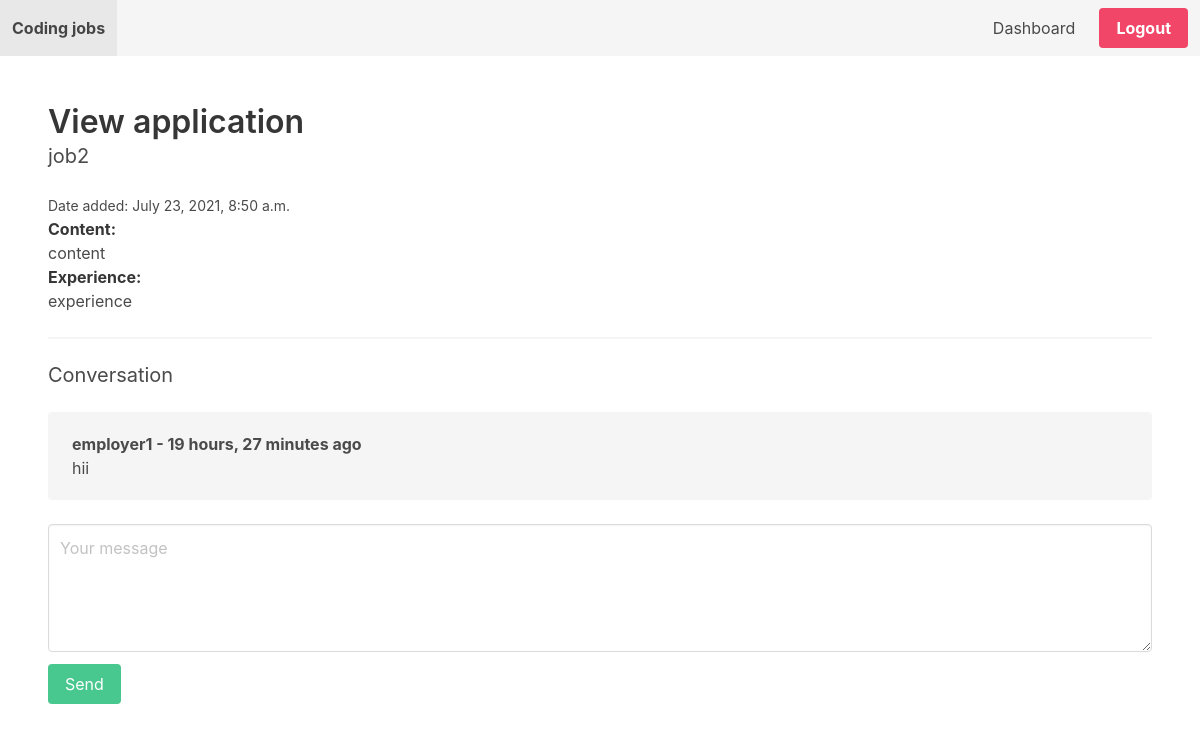
/dashboard/application/2/ (signed in), run on the app's committed database.
### job/models.py (models this page shows, shortened)
class Application(models.Model):
    job = models.ForeignKey(Job, related_name='applications', on_delete=models.CASCADE)
    content = models.TextField()
    experience = models.TextField()
    created_by = models.ForeignKey(User, related_name='applications', on_delete=models.CASCADE)
    created_at = models.DateTimeField(auto_now_add=True)

class Job(models.Model):
    title = models.CharField(max_length=100)
    short_description = models.TextField()
    long_description = models.TextField(blank=True, null=True)
    created_by = models.ForeignKey(User, related_name='jobs', on_delete=models.CASCADE)
    created_at = models.DateTimeField(auto_now_add=True)
    changed_at = models.DateTimeField(auto_now=True)

### user_profile/models.py (models this page shows)
class ConversationMessage(models.Model):
    application = models.ForeignKey(Application, related_name='conversationmessage', on_delete=models.CASCADE)
    content = models.TextField()
    created_by = models.ForeignKey(User, related_name='conversationmessage', on_delete=models.CASCADE)
    created_at = models.DateTimeField(auto_now_add=True)
    class Meta:
        ordering = ['created_at']

### user_profile/views.py (the view)
# urls.py: path('application/<int:application_id>/', view_application, name='view_application'),
@login_required
def view_application(request, application_id):
    if request.user.userprofile.is_employer:
        application = get_object_or_404(Application, pk=application_id, job__created_by=request.user)
    else:
        application = get_object_or_404(Application, pk=application_id, created_by=request.user)
    if request.method == 'POST':
        content = request.POST.get('content')
        if content:
            conversationmessage = ConversationMessage.objects.create(application=application, content=content,
                                                                     created_by=request.user)
            return redirect('view_application', application_id=application_id)
    return render(request, 'userprofile/view_application.html', {'application': application})

### templates/userprofile/view_application.html (shortened to what this page needs)
{% extends 'core/base.html' %}
{% block content %}
    <h1 class="title">View application</h1>
    <h2 class="subtitle">{{ application.job.title }}</h2>
    <small>Date added: {{ application.created_at }}</small>
    <p><strong>Content: </strong><br>{{ application.content }}</p>
    <p><strong>Experience: </strong><br>{{ application.experience }}</p>
    <hr>
    <h2 class="subtitle">Conversation</h2>
    {% for message in application.conversationmessage.all %}
        <div class="notification">
            <b>{{ message.created_by.username }} - {{ message.created_at|timesince }} ago</b><br>
            {{ message.content }}
        </div>
    {% empty %}
        <p>No messages yet...</p>
        <hr>
    {% endfor %}
    <form method="post" action=".">
        <div class="field">
            <div class="control">
                <textarea class="textarea" placeholder="Your message" name="content" id="id_content"></textarea>
            </div>
        </div>
        <div class="field">
            <div class="control">
                <button class="button is-success">Send</button>
            </div>
        </div>
    </form>
{% endblock content %}

### data on the page
Application: job "job2", created_at "July 23, 2021, 8:50 a.m.", content "content", experience "experience"
ConversationMessage: created_by.username "employer1", created_at "19 hours, 27 minutes", content "hii"
